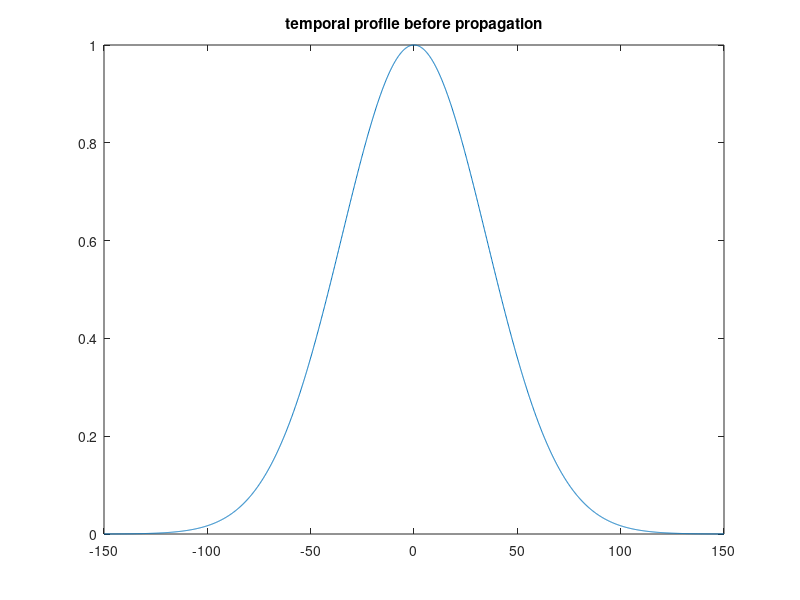

Source code (MATLAB): (Note: this script raises an error after producing the figure.)
%Beam propagation method - DHT for spatial profile propagation and FFT for
%temporal
close all;
%%%%%%%%temporal profile construction%%%%%%%%%%

tmax = 300; %total width of time domain in fs
c = 3*10^8 ; %speed of flight in m/s
N = 2048; %time resolution
dt=tmax/(N-1);
t = (-tmax/2:dt:tmax/2);
lambda0 = 785 * 10^(-9); %carrier wavelength in meters
w0 = 2*pi*(c/lambda0) * (10^-15);%  carrier frequency in fs^-1
phit = zeros(1,length(t)); %phase as a function of time
%phit = -(0.09)*(t.^1); %linear phase equals shift 
%phit = (0.01)*(t.^2); %experiment with the chirp (0.04 default)
sigsq = (3.5*10).^2; %sigma squared = width of the envelope squared in fs^2
I = exp((-t.^2)/(2*sigsq)); %intensity envelope
ewt = exp(1i*(w0*t - phit));
E=[];
E.time = (1).*sqrt(I).*((ewt)); %electric field in time domain
E.w = fftshift(fft(ifftshift(E.time))); %electric field in frequency domain through FFT
dw = 2*pi/tmax;
wmax = 2*pi/dt;
w = -wmax/2:dw:wmax/2; % frequency array in fs^-1 units
%n=1.0*ones(1,length(w)); % refractive index
x = ((2*pi*c)./(w*10^15)).*(10^6); %Wavelength in microns
n=sqrt(1+1.03961212./(1-0.00600069867./(x.^2))+0.231792344./(1-0.0200179144./(x.^2))+1.01046945./(1-103.560653./(x.^2)));
I_w = (abs(E.w)).^2; %intensity of electric field in frequency domain
A = (I_w/max(I_w))>0.0001; %phase blanking to avoid random phase values
I_w = A.*I_w;
phiw = A.*unwrap(angle(E.w)); %phase blanking to avoid random phase values
figure; plot(t,I);title('temporal profile before propagation')

%%%%%%%%spatial domain construction (transverse coordinates)%%%%%%%%%%

sigma = 100.0e-06; %spot size at z=0 in meters
z = pi.*(sigma.^2)/lambda0; %propagation length in meters (equal to Rayleigh range in this example)
steps = 10;
dz = z/steps;
Rmax = 5.0e-04; %maximum spatial grid location in transverse plane in meters
M = 200; %spatial resolution
T = (n.*z/c)*10^15; %group delay in fs
H = dgDHT(Rmax,M); % the H struct contains the DHT matrix and r grid and k grid
r=H.rgrid; %spatial cordinates
k=H.kgrid; %transverse cordinates
E.space = exp((-r.^2)./sigma.^2); %Electric field as a function of transverse coordinates
figure;
plot(r,abs(E.space).^2);
title('spatial profile before propagation')
z_w = zeros(M,N);
b = zeros(1,N);prop = zeros(M,N);Kz = zeros(M,N);hank_wave = zeros(M,N);step = zeros(M,N);
E_0 = (E.space)*E.time; % initial Electric field - 2d matrix - transverse coordinate and time
E.z_w = E.space*E.w; % initial Electric field - 2d matrix - transverse coordinate and frequency

for pp = 1:steps
b = zeros(1,N);prop = zeros(M,N);Kz = zeros(M,N);hank_wave = zeros(M,N);
for m=1:N
if (abs(w(m))<5 && abs(w(m))>0.5) %only propagate these frequencies - optional
b(m) = ((n(m) .* (w(m)))/c)*10^15;
Kz(:,m) = sqrt(b(m).^2 - k.^2); % k is not a function of m
prop(:,m) = exp(1i*(Kz(:,m) - b(m))*dz); % linear propagator
hank_wave(:,m) = H.DHT*E.z_w(:,m); % DHT operation
E.z_w(:,m) = H.DHT * (prop(:,m).*hank_wave(:,m)); %inverse DHT operarion after propagation
end
end
end
E_t_z = ifftshift(ifft(fftshift(E.z_w),N,2));
figure;
plot(r,abs(E_t_z(:,N/2)).^2);title('spatial profile after propagation')
figure;
plot(t,abs(E_t_z(1,:)).^2);title('temporal profile after propagation')
figure; 
surf(t,r,abs(E_t_z).^2);title('after propagation')
shading flat
view(2)
figure;
surfc(t,r,abs(E_0).^2);title('before propagation')
shading flat
view(2)